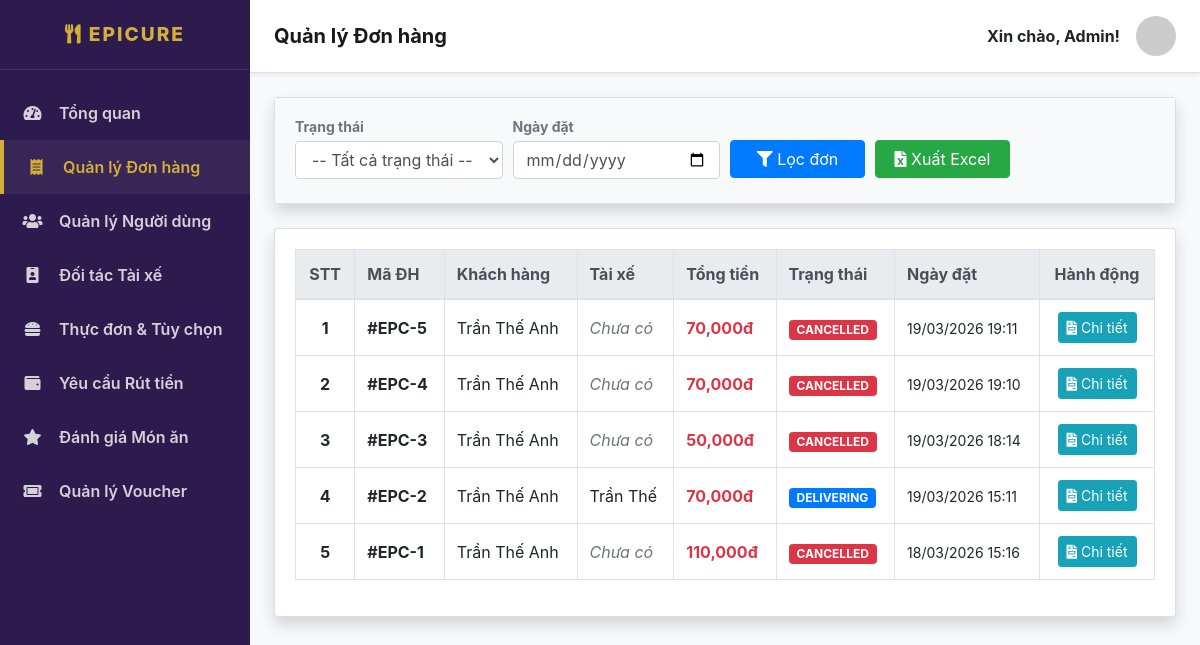
The page /admin/orders.php on the database its author committed.
### tables this page shows
CREATE TABLE `orders` (
  `id` int(11) NOT NULL,
  `customer_id` int(11) NOT NULL,
  `driver_id` int(11) DEFAULT NULL,
  `total_amount` decimal(10,2) NOT NULL,
  `shipping_fee` decimal(10,2) DEFAULT 15000.00,
  `final_amount` decimal(10,2) NOT NULL,
  `delivery_address` text NOT NULL,
  `order_note` text DEFAULT NULL,
  `status` enum('pending','accepted','picking','delivering','completed','cancelled') DEFAULT 'pending',
  `payment_method` enum('cash') DEFAULT 'cash',
  `created_at` timestamp NOT NULL DEFAULT current_timestamp(),
  `updated_at` timestamp NOT NULL DEFAULT current_timestamp() ON UPDATE current_timestamp()
);

CREATE TABLE `users` (
  `id` int(11) NOT NULL,
  `name` varchar(100) NOT NULL,
  `email` varchar(100) NOT NULL,
  `phone` varchar(20) DEFAULT NULL,
  `password` varchar(255) NOT NULL,
  `role` enum('customer','driver','admin') DEFAULT 'customer',
  `is_banned` tinyint(1) DEFAULT 0,
  `avatar` varchar(255) DEFAULT NULL,
  `fcm_token` text DEFAULT NULL,
  `created_at` timestamp NOT NULL DEFAULT current_timestamp()
);

### admin/orders.php (the view, shortened to what this page needs)
<?php
require_once '../api/db_connect.php';
$status_filter = isset($_GET['status']) ? $conn->real_escape_string($_GET['status']) : '';
$date_filter = isset($_GET['order_date']) ? $conn->real_escape_string($_GET['order_date']) : '';
$sql = "SELECT o.*, c.name as customer_name, d.name as driver_name
        FROM orders o
        JOIN users c ON o.customer_id = c.id
        LEFT JOIN users d ON o.driver_id = d.id
        WHERE 1=1 ";
$sql .= " ORDER BY o.created_at DESC";
$result = $conn->query($sql);
include 'includes/sidebar.php';
?>
<div class="card shadow mb-4">
    <div class="card-body bg-light py-3">
        <form method="GET" action="orders.php" class="form-row align-items-center">
            <div class="col-md-3 mb-2">
                <label class="small font-weight-bold text-muted mb-1">Trạng thái</label>
                <select name="status" class="form-control">
                    <option value="">-- Tất cả trạng thái --</option>
                </select>
            </div>
            <div class="col-md-3 mb-2">
                <label class="small font-weight-bold text-muted mb-1">Ngày đặt</label>
                <input type="date" name="order_date" class="form-control" value="<?= htmlspecialchars($date_filter) ?>">
            </div>
            <div class="col-md-2 mb-2 mt-4">
                <button type="submit" class="btn btn-primary w-100"><i class="fas fa-filter"></i> Lọc đơn</button>
            </div>
            <div class="col-md-2 mb-2 mt-4">
                <a href="export_orders.php?status=<?= $status_filter ?>&order_date=<?= $date_filter ?>"
                   class="btn btn-success w-100">
                   <i class="fas fa-file-excel"></i> Xuất Excel
                </a>
            </div>
        </form>
    </div>
</div>
<div class="card shadow mb-4">
    <div class="card-body table-responsive">
        <?php if($result->num_rows > 0): ?>
            <table class="table table-bordered table-hover align-middle">
                <thead class="thead-light">
                    <tr>
                        <th class="text-center">STT</th>
                        <th>Mã ĐH</th>
                        <th>Khách hàng</th>
                        <th>Tài xế</th>
                        <th>Tổng tiền</th>
                        <th>Trạng thái</th>
                        <th>Ngày đặt</th>
                        <th class="text-center">Hành động</th>
                    </tr>
                </thead>
                <tbody>
                    <?php
                    $stt = 1;
                    while($row = $result->fetch_assoc()):
                        $badge_class = 'secondary';
                        if($row['status'] == 'completed') $badge_class = 'success';
                        elseif($row['status'] == 'cancelled') $badge_class = 'danger';
                        elseif($row['status'] == 'pending') $badge_class = 'warning text-dark';
                        elseif($row['status'] == 'delivering') $badge_class = 'primary';
                    ?>
                    <tr>
                        <td class="text-center align-middle font-weight-bold"><?= $stt++ ?></td>
                        <td class="align-middle font-weight-bold">#EPC-<?= $row['id'] ?></td>
                        <td class="align-middle"><?= $row['customer_name'] ?></td>
                        <td class="align-middle"><?= $row['driver_name'] ?? '<span class="text-muted font-italic">Chưa có</span>' ?></td>
                        <td class="align-middle font-weight-bold text-danger"><?= number_format($row['final_amount']) ?>đ</td>
                        <td class="align-middle"><span class="badge badge-<?= $badge_class ?> px-2 py-1"><?= strtoupper($row['status']) ?></span></td>
                        <td class="align-middle"><small><?= date('d/m/Y H:i', strtotime($row['created_at'])) ?></small></td>
                        <td class="text-center align-middle">
                            <a href="order_detail.php?id=<?= $row['id'] ?>" class="btn btn-sm btn-info" title="Xem & Xuất hóa đơn"><i class="fas fa-file-invoice"></i> Chi tiết</a>
                        </td>
                    </tr>
                    <?php endwhile; ?>
                </tbody>
            </table>
        <?php endif; ?>
    </div>
</div>
<?php include 'includes/footer.php'; ?>

### admin/includes/sidebar.php (style rules this page uses)
body { background-color: #f8f9fc; overflow-x: hidden; }

### rows shown on the page
orders: id "5", customer.name "Trần Thế Anh", driver_name "Chưa có", final_amount "70,000", status "CANCELLED", created_at "19/03/2026 19:11"
orders: id "4", customer.name "Trần Thế Anh", driver_name "Chưa có", final_amount "70,000", status "CANCELLED", created_at "19/03/2026 19:10"
orders: id "3", customer.name "Trần Thế Anh", driver_name "Chưa có", final_amount "50,000", status "CANCELLED", created_at "19/03/2026 18:14"
orders: id "2", customer.name "Trần Thế Anh", driver.name "Trần Thế", final_amount "70,000", status "DELIVERING", created_at "19/03/2026 15:11"
orders: id "1", customer.name "Trần Thế Anh", driver_name "Chưa có", final_amount "110,000", status "CANCELLED", created_at "18/03/2026 15:16"

### other values the page prints
$page_title "Quản lý Đơn hàng"
